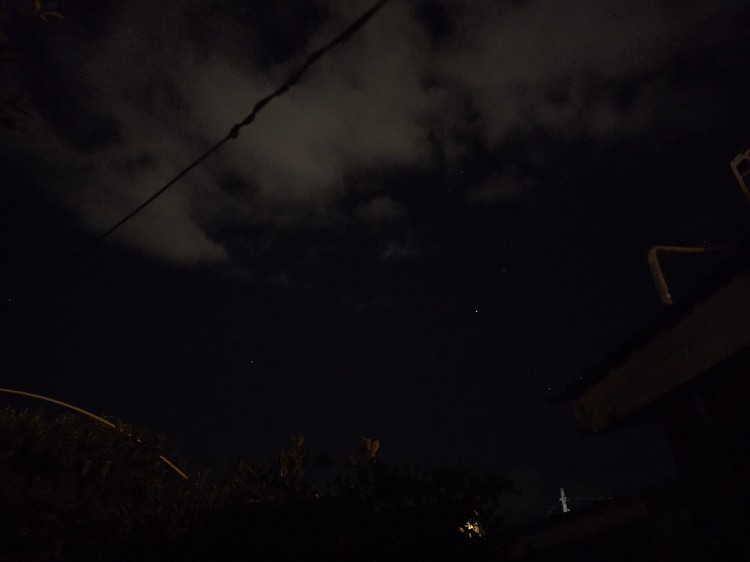
#> input picture input.jpg, 750 x 562 px
$ python test.py
#> lines starting #> are read from the running program, lines starting #| are printed output that depends on the picture
import numpy as np
import matplotlib.pyplot as plt
from PIL import Image
import time
ww = 0
hh = 0


def crop_or_pad_center(img, size=(512, 512), fill=(0, 0, 0)):
    """Center-crop the PIL Image to size, or pad with `fill` if smaller.

    Args:
        img: PIL.Image in RGB mode.
        size: (width, height) target size.
        fill: RGB tuple for padding color.

    Returns:
        A new PIL.Image of exactly `size`.
    """
    target_w, target_h = size
    w, h = img.size
    # If image is larger or equal in both dims, crop center
    if w >= target_w and h >= target_h:
        left = (w - target_w) // 2
        top = (h - target_h) // 2
        return img.crop((left, top, left + target_w, top + target_h))

    # Otherwise, pad onto a background of the target size
    new_img = Image.new("RGB", (target_w, target_h), fill)
    left = max((target_w - w) // 2, 0)
    top = max((target_h - h) // 2, 0)
    new_img.paste(img, (left, top))
    return new_img

def enhance_low_light_image(image_np):
    print("  [階段1] 開始負片轉換...")
    stage1_start = time.time()
    # Step 1: 負片影像
    R = 255 - image_np
    print(f"  [階段1] 負片轉換完成 - 耗時: {time.time() - stage1_start:.4f} 秒")

    print("  [階段2] 開始計算暗通道...")
    stage2_start = time.time()
    # Step 2: 暗通道
    def get_dark_channel(R, kernel=3):
        global ww, hh
        pad = kernel // 2
        h, w, _ = R.shape
        hh = h
        ww = w
        min_rgb = np.min(R, axis=2)  # 取RGB內最小的值

        dark = np.zeros((h, w), dtype=np.uint8)  # 8bit pixel value

        for y in range(h):
            for x in range(w):
                min_val = 255
                for dy in range(-pad, pad + 1):  # kernel y
                    for dx in range(-pad, pad + 1):  # kernel x
                        yy = min(max(y + dy, 0), h - 1)
                        xx = min(max(x + dx, 0), w - 1)
                        if min_rgb[yy, xx] < min_val:
                            min_val = min_rgb[yy, xx]
                dark[y, x] = min_val
        return dark

    J_dark = get_dark_channel(R, kernel=3)
    print(f"  [階段2] 暗通道計算完成 - 耗時: {time.time() - stage2_start:.4f} 秒")

    print("  [階段3] 開始計算透射率...")
    stage3_start = time.time()
    # A為大氣光強度
    A = np.array([255, 255, 255])
    omega = 0.75
    # Step 3: 每個點的透射率
    t = 1 - (omega * J_dark.astype(np.float32) / A.max())
    print(f"  [階段3] 透射率計算完成 - 耗時: {time.time() - stage3_start:.4f} 秒")

    print("  [階段4] 開始輸出運算...")
    stage4_start = time.time()
    # Step 4: 輸出運算
    J = np.empty_like(R, dtype=np.float32)
    for c in range(3):
        J[:, :, c] = A[c] - (A[c] - R[:, :, c]) / t
    J = np.clip(J, 0, 255).astype(np.uint8)
    print(f"  [階段4] 輸出運算完成 - 耗時: {time.time() - stage4_start:.4f} 秒")

    return 255 - J

# ===== 主程式區 =====

# 建立 8x8 的矩陣，每個像素值為 indexY * 8 + indexX，三通道 (灰階)
image_np = np.zeros((8, 8, 3), dtype=np.uint8)
for y in range(8):
    for x in range(8):
        val = y * 8 + x
        image_np[y, x] = [val, val, val]

enhanced_np = enhance_low_light_image(image_np)

image = Image.open("input.jpg").convert("RGB")
#> image is the input picture: PIL image 750x562 RGB; mean R, G, B 14.6, 11.5, 14.3
image_np = np.array(image)

print("=" * 60)
print(f"開始處理圖片 (尺寸: {image_np.shape[1]}x{image_np.shape[0]})")
#| 開始處理圖片 (尺寸: 750x562)
print("=" * 60)

# 開始總計時
total_start = time.time()

enhanced_np = enhance_low_light_image(image_np)
#> in enhance_low_light_image (call 2), `R = 255 - image_np`:
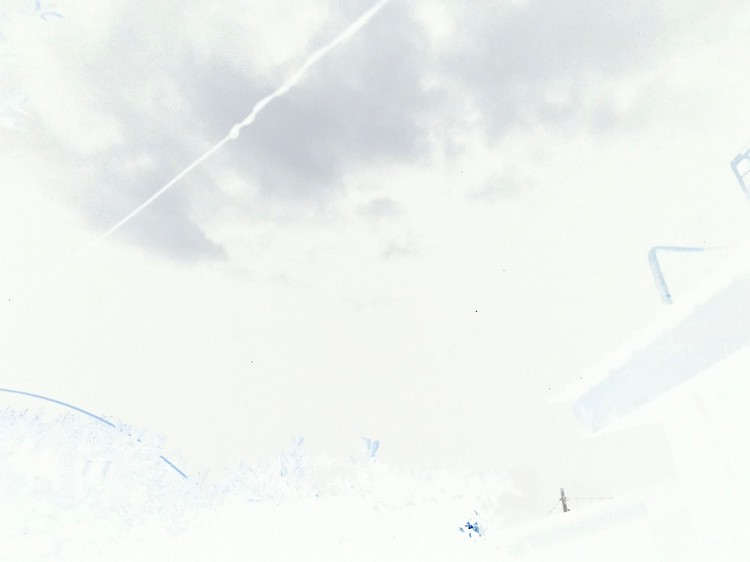
#> R: shape (562, 750, 3); mean R, G, B 240.4, 243.5, 240.7
#> in enhance_low_light_image (call 2), `t = 1 - (omega * J_dark.astype(np.float32) / A.max())`:
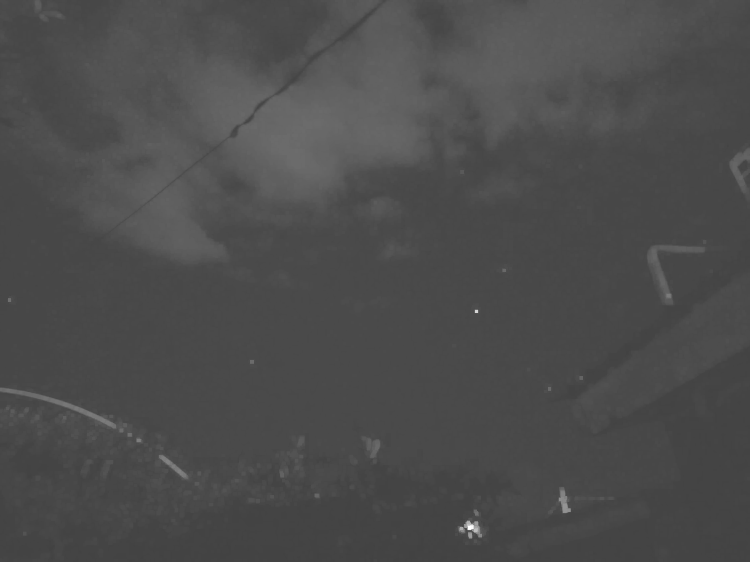
#> t: shape (562, 750) float32; min 0.259, max 1, mean 0.302
#> after the loop in enhance_low_light_image (call 2), `for c in range(3):`:
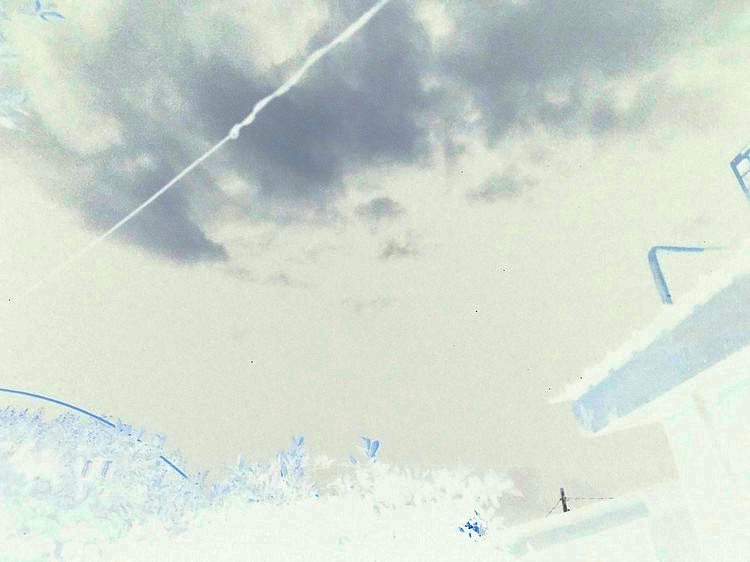
#> J: shape (562, 750, 3) float32; mean R, G, B 209.6, 219.6, 209.5
#> in enhance_low_light_image (call 2), `return 255 - J`:
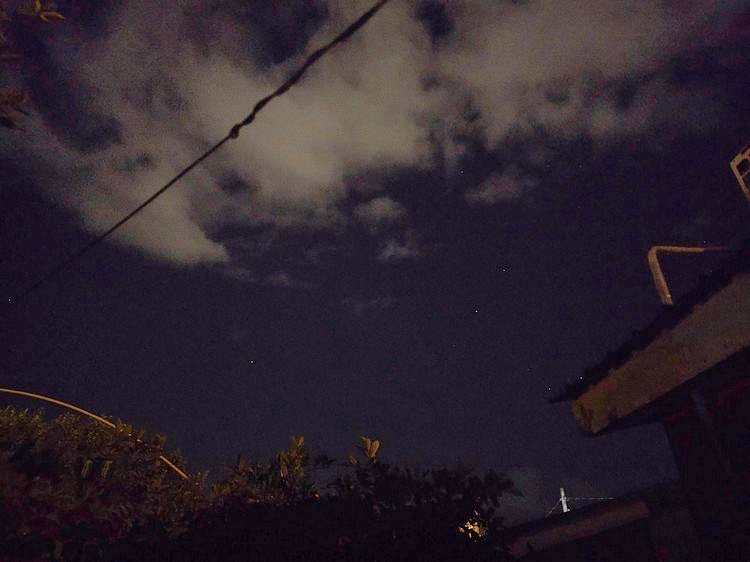
#> returned value: shape (562, 750, 3); mean of channels 0, 1, 2 46, 35.8, 46.1; drawn as R, G, B

# 結束總計時
total_time = time.time() - total_start

print("=" * 60)
print(f"圖片處理完成！總耗時: {total_time:.4f} 秒")
print("=" * 60)

# Apply center crop/pad to 512x512 for both original and enhanced
orig_img = Image.fromarray(image_np)
enh_img = Image.fromarray(enhanced_np)
orig_512 = crop_or_pad_center(orig_img, size=(512, 512), fill=(0, 0, 0))
#> in crop_or_pad_center, `return img.crop((left, top, left + target_w, top + target_h))`:
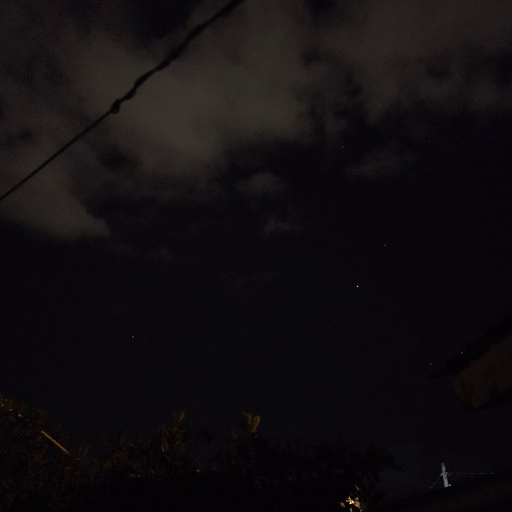
#> returned value: PIL image 512x512 RGB; mean R, G, B 16.9, 13.9, 16.4
enh_512 = crop_or_pad_center(enh_img, size=(512, 512), fill=(0, 0, 0))
#> call 2 of crop_or_pad_center, with size = (512, 512), fill = (0, 0, 0)
#> in crop_or_pad_center (call 2), `return img.crop((left, top, left + target_w, top + target_h))`:
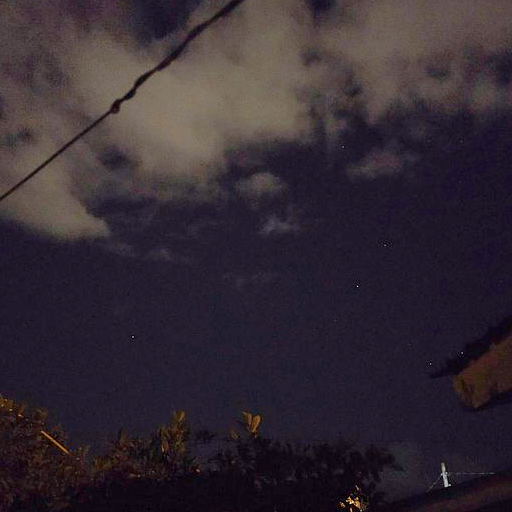
#> returned value: PIL image 512x512 RGB; mean R, G, B 51.8, 42.2, 51.4

# 儲存原圖與增強後的圖像 (512x512)
orig_512.save("original_output.jpg")
enh_512.save("enhanced_output.jpg")

# 顯示前後對照
plt.figure(figsize=(8, 4))
plt.subplot(1, 2, 1)
plt.title("Original (512x512)")
plt.imshow(np.array(orig_512))
plt.axis('off')

plt.subplot(1, 2, 2)
plt.title("Enhanced (512x512)")
plt.imshow(np.array(enh_512))
plt.axis('off')
plt.tight_layout()
plt.show()

print("結果已儲存為 original_output.jpg 與 enhanced_output.jpg")
